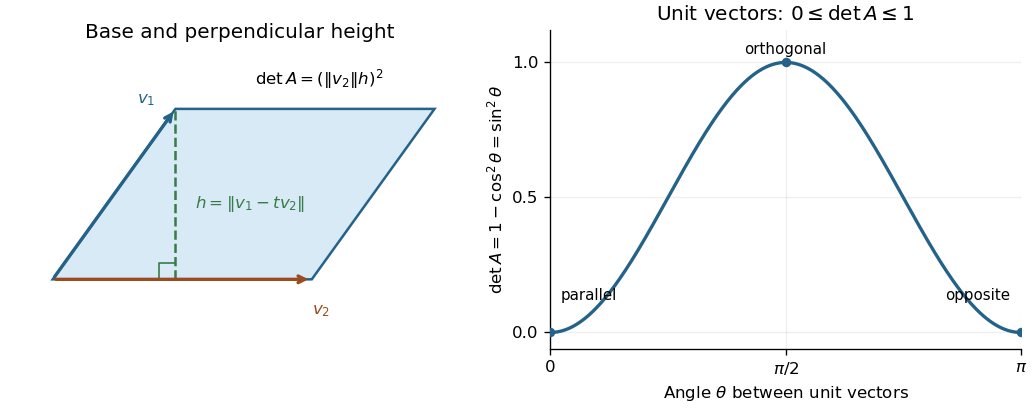

Write the Python code that produced this figure.
"""Original Oxford 2021 Mathematics I Q4 illustration.

Tested with Python 3.14, NumPy 2.3.5, Matplotlib 3.10.7;
see the repository pyproject.toml. Writes an opaque white PNG to the cwd.
"""
from pathlib import Path

import matplotlib
matplotlib.use('Agg')
import matplotlib.pyplot as plt
import numpy as np
from matplotlib.patches import Polygon


def main():
    plt.rcParams.update({'font.size': 10, 'figure.facecolor': 'white',
                         'axes.facecolor': 'white', 'savefig.facecolor': 'white'})
    fig, (ax, bx) = plt.subplots(1, 2, figsize=(8.6, 3.4), layout='constrained')
    v1 = np.array([0.9, 1.25])
    v2 = np.array([1.9, 0.0])
    vertices = np.array([np.zeros(2), v2, v1 + v2, v1])
    ax.add_patch(Polygon(vertices, facecolor='#d7eaf5', edgecolor='#246289', lw=1.5))
    for v, name, color, offset in [(v1, '$v_1$', '#246289', (-0.28, 0.04)),
                                  (v2, '$v_2$', '#9b4b1f', (0.0, -0.26))]:
        ax.annotate('', xy=v, xytext=(0, 0),
                    arrowprops={'arrowstyle': '->', 'color': color, 'lw': 2})
        ax.text(*(v + np.array(offset)), name, color=color)
    ax.plot([v1[0], v1[0]], [0, v1[1]], '--', color='#377c47', lw=1.5)
    ax.plot([v1[0] - 0.12, v1[0] - 0.12, v1[0]], [0, 0.12, 0.12],
            color='#377c47', lw=1)
    ax.text(1.04, 0.52, r'$h=\|v_1-tv_2\|$', color='#377c47')
    ax.text(1.48, 1.43, r'$\det A=(\|v_2\|h)^2$')
    ax.set(xlim=(-0.35, 3.1), ylim=(-0.38, 1.7), aspect='equal',
           title='Base and perpendicular height')
    ax.axis('off')

    theta = np.linspace(0, np.pi, 401)
    bx.plot(theta, np.sin(theta)**2, color='#246289', lw=2)
    bx.scatter([0, np.pi / 2, np.pi], [0, 1, 0], color='#246289', s=22, zorder=3)
    bx.set(xticks=[0, np.pi / 2, np.pi], xticklabels=['0', r'$\pi/2$', r'$\pi$'],
           yticks=[0, 0.5, 1], ylim=(-0.06, 1.12), xlim=(0, np.pi),
           xlabel=r'Angle $\theta$ between unit vectors',
           ylabel=r'$\det A=1-\cos^2\theta=\sin^2\theta$',
           title=r'Unit vectors: $0\leq\det A\leq1$')
    bx.text(0.07, 0.12, 'parallel', fontsize=9)
    bx.text(np.pi / 2, 1.03, 'orthogonal', ha='center', fontsize=9)
    bx.text(np.pi - 0.07, 0.12, 'opposite', ha='right', fontsize=9)
    bx.grid(alpha=0.2)
    bx.spines[['top', 'right']].set_visible(False)
    fig.savefig(Path.cwd() / 'mathematics-i-gram-determinant.png', dpi=120,
                facecolor='white', transparent=False)
    plt.close(fig)


if __name__ == '__main__':
    main()
